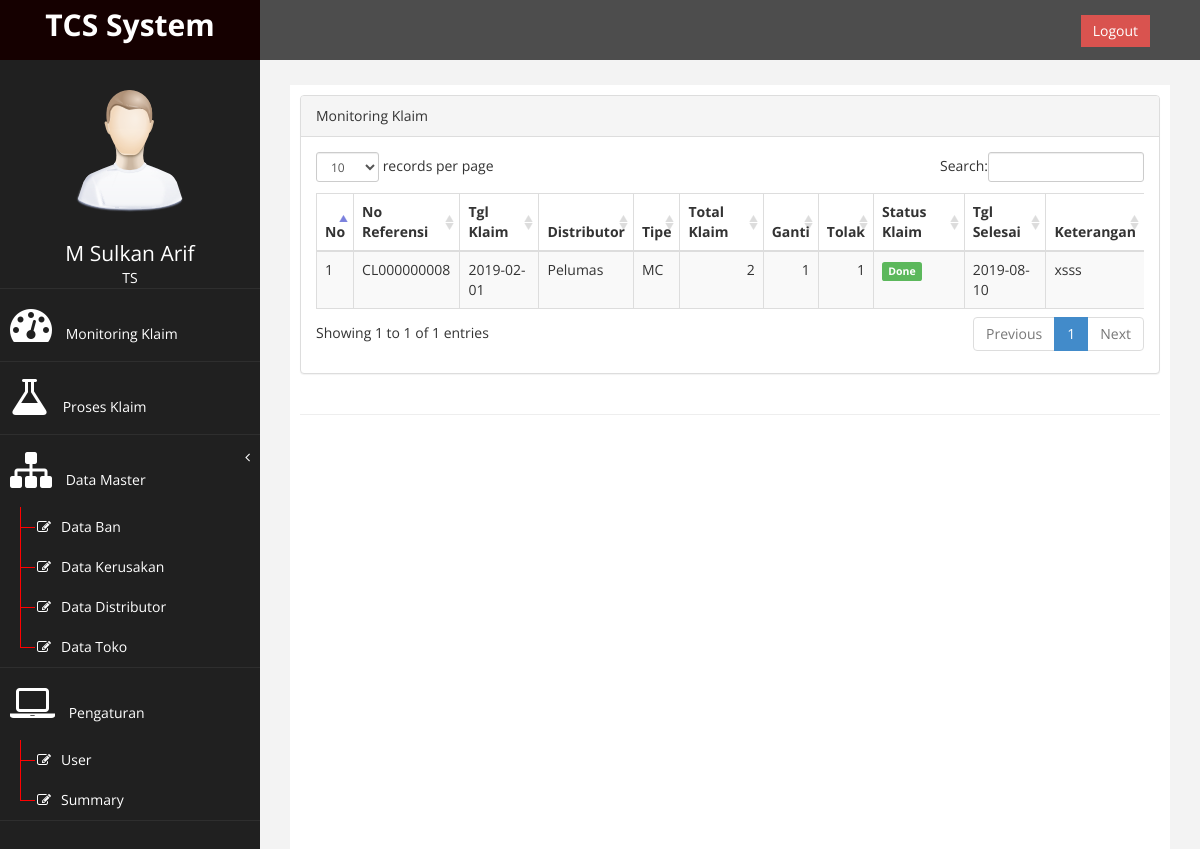
/ (signed in), run on the app's committed database.
### tables this page shows
CREATE TABLE `db_klaim_detail` (
  `id_klaim_detail` int(11) NOT NULL AUTO_INCREMENT,
  `id_klaim` int(11) NOT NULL,
  `id_ban` int(11) DEFAULT NULL,
  `id_toko` int(11) DEFAULT NULL,
  `keterangan` text,
  `id_kerusakan` text,
  `sisa_alur` decimal(8,1) DEFAULT NULL,
  PRIMARY KEY (`id_klaim_detail`)
);

### page/monitoring/monitoring.php (the view)
<?php
$klaim = [];
$sql = " SELECT kl.*,dis.kode_distributor,dis.nama_distributor from
(SELECT d.*,h.no_klaim,b.kode,b.ukuran,b.grup,b.alur_ban,k.kode_kerusakan,k.nama_kerusakan,k.sebab,k.disposisi,t.kode_toko,t.nama_toko,h.`status`,
sum(if(k.disposisi = 'Tolak',1,0)) AS tolak, sum(if(k.disposisi = 'Ganti',1,0)) AS ganti,h.tgl_klaim,if(h.`status` = 'Done',DATE(tgl_selesai),'') AS tgl_selesai,h.id_distributor,count(d.id_klaim_detail) as total_klaim
FROM db_klaim_detail d
JOIN db_klaim h ON d.id_klaim = h.id_klaim
JOIN db_ban b ON d.id_ban = b.id
JOIN db_kerusakan k ON d.id_kerusakan = k.id_kerusakan
JOIN db_toko t ON d.id_toko = t.id_toko
GROUP BY h.no_klaim) AS kl
JOIN db_distributor dis ON kl.id_distributor = dis.id_distributor ";
$query = mysqli_query($conn, $sql);
$no = 1;
while ($row = mysqli_fetch_assoc($query)) {
    $row['no'] = $no;
    $klaim[] = $row;
    $no++;
}
?>
<div class="panel panel-default">
    <div class="panel-heading">
        Monitoring Klaim
    </div>
    <div class="panel-body">
        <div class="table-responsive">
            <table class="table table-striped table-bordered table-hover" id="dataTables-example">
                <thead>
                    <tr>
                        <th>No</th>
                        <th>No Referensi</th>
                        <th>Tgl Klaim</th>
                        <th>Distributor</th>
                        <th>Tipe</th>
                        <th>Total Klaim</th>
                        <th>Ganti</th>
                        <th>Tolak</th>
                        <th>Status Klaim</th>
                        <th>Tgl Selesai</th>
                        <th>Keterangan</th>
                    </tr>
                </thead>
                <tbody>
                    <?php
                    foreach ($klaim as $key => $v) : ?>
                        <tr>
                            <td><?= $v['no'] ?></td>
                            <td><?= $v['no_klaim'] ?></td>
                            <td><?= $v['tgl_klaim'] ?></td>
                            <td><?= $v['nama_distributor'] ?></td>
                            <td><?= $v['grup'] ?></td>
                            <td class="text-right"><?= $v['total_klaim'] ?></td>
                            <td class="text-right"><?= $v['ganti'] ?></td>
                            <td class="text-right"><?= $v['tolak'] ?></td>
                            <td class=""><span class="<?= $v['status'] == 'Done' ? 'label label-success' : '' ?>"><?= $v['status'] ?></span></td>
                            <td class=""><span class="">
                                    <?= $v['status'] == 'Done' ? date('Y-m-d', strtotime($v['tgl_selesai'])) : '' ?>
                                </span></td>
                            <td data-toggle="tooltip" title="<?= $v['keterangan'] ?>"><?= strlen($v['keterangan']) >= 30 ? substr($v['keterangan'], 0, 30) . '...' : $v['keterangan'] ?></td>
                        </tr>
                    <?php endforeach; ?>
                </tbody>
            </table>
        </div>
    </div>
</div>

### assets/css/custom.css (style rules this page uses)
body { font-family: 'Open Sans', sans-serif; }

### data on the page
db_klaim_detail: no "1", no_klaim "CL000000008", tgl_klaim "2019-02-01", nama_distributor "Pelumas", grup "MC", total_klaim "2", ganti "1", tolak "1", status "Done", tgl_selesai "2019-08-10", keterangan "xsss"

### other printed values
$_SESSION['nama'] "M Sulkan Arif"
$_SESSION['akses'] "TS"
